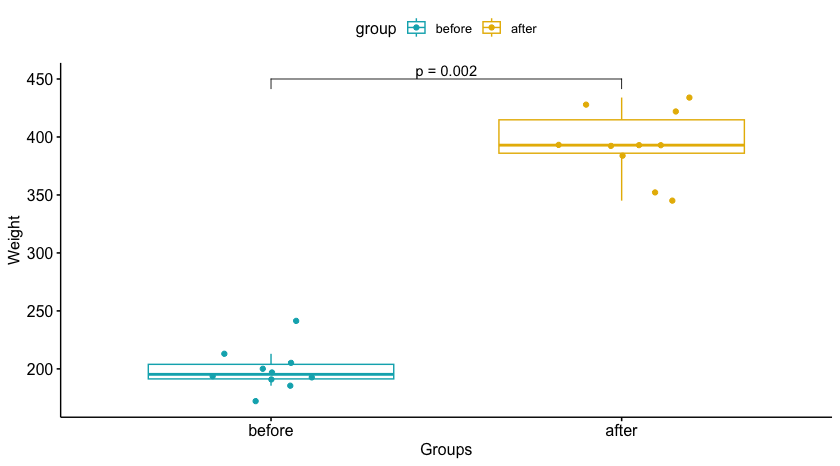

The script that saved this image:
library("ggpubr")

# Data in two numeric vectors
# ++++++++++++++++++++++++++
# Weight of the mice before treatment
before <-c(200.1, 190.9, 192.7, 213, 241.4, 196.9, 172.2, 185.5, 205.2, 193.7)
# Weight of the mice after treatment
after <-c(392.9, 393.2, 345.1, 393, 434, 427.9, 422, 383.9, 392.3, 352.2)
# Create a data frame
my_data <- data.frame( 
  group = rep(c("before", "after"), each = 10),
  weight = c(before,  after)
)

res <- wilcox.test(weight ~ group, data = my_data, paired = TRUE)
stat.test <- compare_means(weight ~ group, data = my_data, method = "wilcox", paired = TRUE)

stat.test <- stat.test %>% mutate(y.position = c(450))

p <- ggboxplot(my_data, x = "group", y = "weight", 
          color = "group", palette = c("#00AFBB", "#E7B800"),
          order = c("before", "after"),
          ylab = "Weight", xlab = "Groups", add = "jitter")

png("./viz_out/wilcoxon.png", units="in", width=8.9, height=5, res=300)
p + stat_pvalue_manual(stat.test, label = "p = {p.adj}")
dev.off()


